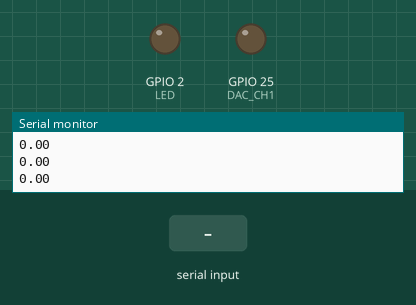
Simulated run of this program. Board: ESP32. Shown: output pins drawn as LEDs (lit = HIGH), the last lines printed to the serial monitor. Inputs (shaded band) come from the test bench.

Above: at 1.2 s.
1.3 s: "90,45\n" received over Serial
At 1.9 s:
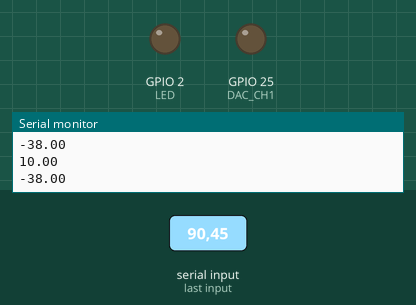
2.8 s: "30,150\n" received over Serial
At 3.2 s:
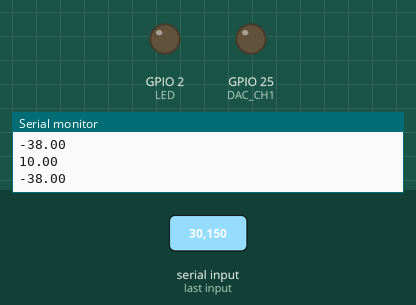
4.3 s: "200\n" received over Serial
At 4.8 s:
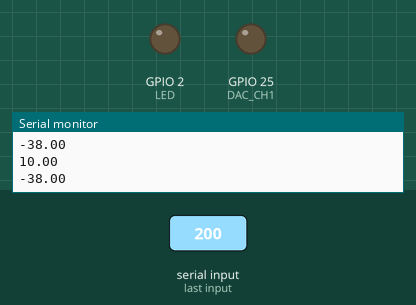
Timing chart, 0 to 7.3 s (numbered marks = the images above; inputs shaded):
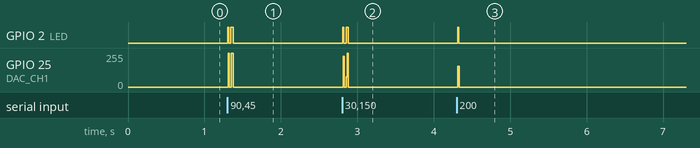

Measured:
- after the input at 1.3 s, GPIO 2 (LED): alternates HIGH for 0.02 s and LOW for 0.03 s, 4 changes in all, then stays LOW, starting at once; GPIO 25 (DAC_CH1): alternates 255/255 for 0.02 s and 0/255 for 0.03 s, 4 changes in all, then stays 0/255, starting at once
- after the input at 2.8 s, GPIO 2 (LED): alternates HIGH for 0.02 s and LOW for 0.03 s, 4 changes in all, then stays LOW, starting at once
- after the input at 4.3 s, GPIO 2 (LED): LOW → HIGH at once, → LOW 0.01 s later; GPIO 25 (DAC_CH1): 0/255 → 154/255 at once, → 0/255 0.01 s later

The program:

main.cpp
```cpp
#include <Arduino.h>
#include <driver/dac.h>

#define DAC_CH1 25

int LED = LED_BUILTIN;
float incomingBytes;
float decodedBytes;

void setup() {
  // put your setup code here, to run once:
  pinMode(LED, OUTPUT);
  Serial.begin(9600);
  Serial.setTimeout(10);
  //dac_output_enable(DAC_CHANNEL_1);

}

void loop() {
  if (Serial.available() > 0) {
    incomingBytes = Serial.read();
    decodedBytes = incomingBytes - '0';
  }

  if (decodedBytes > 0){
    digitalWrite(LED, HIGH);
  }
  else {
    digitalWrite(LED, LOW);
  }
  Serial.println(incomingBytes);
  Serial.println(decodedBytes);

  dacWrite(DAC_CH1, (decodedBytes/3.3) * 255);

  //dacWrite(DAC_CH1, 255);
  delay(10);
}
```
